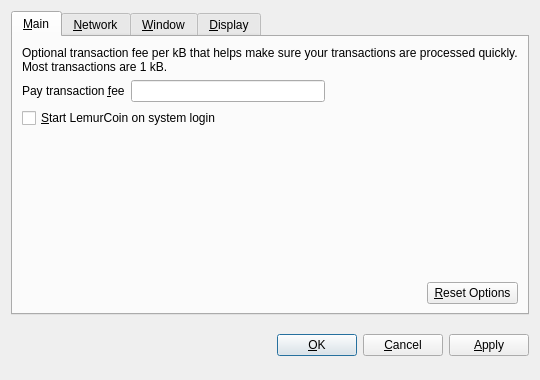
<?xml version="1.0" encoding="UTF-8"?>
<ui version="4.0">
 <class>OptionsDialog</class>
 <widget class="QDialog" name="OptionsDialog">
  <property name="geometry">
   <rect>
    <x>0</x>
    <y>0</y>
    <width>540</width>
    <height>380</height>
   </rect>
  </property>
  <property name="windowTitle">
   <string>Options</string>
  </property>
  <property name="modal">
   <bool>true</bool>
  </property>
  <layout class="QVBoxLayout" name="verticalLayout">
   <item>
    <widget class="QTabWidget" name="tabWidget">
     <property name="tabPosition">
      <enum>QTabWidget::North</enum>
     </property>
     <property name="currentIndex">
      <number>0</number>
     </property>
     <widget class="QWidget" name="tabMain">
      <attribute name="title">
       <string>&amp;Main</string>
      </attribute>
      <layout class="QVBoxLayout" name="verticalLayout_Main">
       <item>
        <widget class="QLabel" name="transactionFeeInfoLabel">
         <property name="text">
          <string>Optional transaction fee per kB that helps make sure your transactions are processed quickly. Most transactions are 1 kB.</string>
         </property>
         <property name="textFormat">
          <enum>Qt::PlainText</enum>
         </property>
         <property name="wordWrap">
          <bool>true</bool>
         </property>
        </widget>
       </item>
       <item>
        <layout class="QHBoxLayout" name="horizontalLayout_1_Main">
         <item>
          <widget class="QLabel" name="transactionFeeLabel">
           <property name="text">
            <string>Pay transaction &amp;fee</string>
           </property>
           <property name="textFormat">
            <enum>Qt::PlainText</enum>
           </property>
           <property name="buddy">
            <cstring>transactionFee</cstring>
           </property>
          </widget>
         </item>
         <item>
          <widget class="BitcoinAmountField" name="transactionFee"/>
         </item>
         <item>
          <spacer name="horizontalSpacer_1_Main">
           <property name="orientation">
            <enum>Qt::Horizontal</enum>
           </property>
           <property name="sizeHint" stdset="0">
            <size>
             <width>40</width>
             <height>20</height>
            </size>
           </property>
          </spacer>
         </item>
        </layout>
       </item>
       <item>
        <widget class="QCheckBox" name="bitcoinAtStartup">
         <property name="toolTip">
          <string>Automatically start LemurCoin after logging in to the system.</string>
         </property>
         <property name="text">
          <string>&amp;Start LemurCoin on system login</string>
         </property>
        </widget>
       </item>
       <item>
        <spacer name="verticalSpacer_Main">
         <property name="orientation">
          <enum>Qt::Vertical</enum>
         </property>
         <property name="sizeHint" stdset="0">
          <size>
           <width>20</width>
           <height>40</height>
          </size>
         </property>
        </spacer>
       </item>
       <item>
        <layout class="QHBoxLayout" name="horizontalLayout_2_Main">
         <item>
          <spacer name="horizontalSpacer_2_Main">
           <property name="orientation">
            <enum>Qt::Horizontal</enum>
           </property>
           <property name="sizeHint" stdset="0">
            <size>
             <width>40</width>
             <height>20</height>
            </size>
           </property>
          </spacer>
         </item>
         <item>
          <widget class="QPushButton" name="resetButton">
           <property name="toolTip">
            <string>Reset all client options to default.</string>
           </property>
           <property name="text">
            <string> &amp;Reset Options </string>
           </property>
           <property name="autoDefault">
            <bool>false</bool>
           </property>
          </widget>
         </item>
        </layout>
       </item>
      </layout>
     </widget>
     <widget class="QWidget" name="tabNetwork">
      <attribute name="title">
       <string>&amp;Network</string>
      </attribute>
      <layout class="QVBoxLayout" name="verticalLayout_Network">
       <item>
        <widget class="QCheckBox" name="mapPortUpnp">
         <property name="toolTip">
          <string>Automatically open the LemurCoin client port on the router. This only works when your router supports UPnP and it is enabled.</string>
         </property>
         <property name="text">
          <string>Map port using &amp;UPnP</string>
         </property>
        </widget>
       </item>
       <item>
        <widget class="QCheckBox" name="connectSocks">
         <property name="toolTip">
          <string>Connect to the LemurCoin network through a SOCKS proxy (e.g. when connecting through Tor).</string>
         </property>
         <property name="text">
          <string>&amp;Connect through SOCKS proxy:</string>
         </property>
        </widget>
       </item>
       <item>
        <layout class="QHBoxLayout" name="horizontalLayout_Network">
         <item>
          <widget class="QLabel" name="proxyIpLabel">
           <property name="text">
            <string>Proxy &amp;IP:</string>
           </property>
           <property name="textFormat">
            <enum>Qt::PlainText</enum>
           </property>
           <property name="buddy">
            <cstring>proxyIp</cstring>
           </property>
          </widget>
         </item>
         <item>
          <widget class="QValidatedLineEdit" name="proxyIp">
           <property name="maximumSize">
            <size>
             <width>140</width>
             <height>16777215</height>
            </size>
           </property>
           <property name="toolTip">
            <string>IP address of the proxy (e.g. 127.0.0.1)</string>
           </property>
          </widget>
         </item>
         <item>
          <widget class="QLabel" name="proxyPortLabel">
           <property name="text">
            <string>&amp;Port:</string>
           </property>
           <property name="textFormat">
            <enum>Qt::PlainText</enum>
           </property>
           <property name="buddy">
            <cstring>proxyPort</cstring>
           </property>
          </widget>
         </item>
         <item>
          <widget class="QLineEdit" name="proxyPort">
           <property name="maximumSize">
            <size>
             <width>55</width>
             <height>16777215</height>
            </size>
           </property>
           <property name="toolTip">
            <string>Port of the proxy (e.g. 9050)</string>
           </property>
          </widget>
         </item>
         <item>
          <widget class="QLabel" name="socksVersionLabel">
           <property name="text">
            <string>SOCKS &amp;Version:</string>
           </property>
           <property name="textFormat">
            <enum>Qt::PlainText</enum>
           </property>
           <property name="buddy">
            <cstring>socksVersion</cstring>
           </property>
          </widget>
         </item>
         <item>
          <widget class="QValueComboBox" name="socksVersion">
           <property name="toolTip">
            <string>SOCKS version of the proxy (e.g. 5)</string>
           </property>
          </widget>
         </item>
         <item>
          <spacer name="horizontalSpacer_Network">
           <property name="orientation">
            <enum>Qt::Horizontal</enum>
           </property>
           <property name="sizeHint" stdset="0">
            <size>
             <width>40</width>
             <height>20</height>
            </size>
           </property>
          </spacer>
         </item>
        </layout>
       </item>
       <item>
        <spacer name="verticalSpacer_Network">
         <property name="orientation">
          <enum>Qt::Vertical</enum>
         </property>
         <property name="sizeHint" stdset="0">
          <size>
           <width>20</width>
           <height>40</height>
          </size>
         </property>
        </spacer>
       </item>
      </layout>
     </widget>
     <widget class="QWidget" name="tabWindow">
      <attribute name="title">
       <string>&amp;Window</string>
      </attribute>
      <layout class="QVBoxLayout" name="verticalLayout_Window">
       <item>
        <widget class="QCheckBox" name="minimizeToTray">
         <property name="toolTip">
          <string>Show only a tray icon after minimizing the window.</string>
         </property>
         <property name="text">
          <string>&amp;Minimize to the tray instead of the taskbar</string>
         </property>
        </widget>
       </item>
       <item>
        <widget class="QCheckBox" name="minimizeOnClose">
         <property name="toolTip">
          <string>Minimize instead of exit the application when the window is closed. When this option is enabled, the application will be closed only after selecting Quit in the menu.</string>
         </property>
         <property name="text">
          <string>M&amp;inimize on close</string>
         </property>
        </widget>
       </item>
       <item>
        <spacer name="verticalSpacer_Window">
         <property name="orientation">
          <enum>Qt::Vertical</enum>
         </property>
         <property name="sizeHint" stdset="0">
          <size>
           <width>20</width>
           <height>40</height>
          </size>
         </property>
        </spacer>
       </item>
      </layout>
     </widget>
     <widget class="QWidget" name="tabDisplay">
      <attribute name="title">
       <string>&amp;Display</string>
      </attribute>
      <layout class="QVBoxLayout" name="verticalLayout_Display">
       <item>
        <layout class="QHBoxLayout" name="horizontalLayout_1_Display">
         <item>
          <widget class="QLabel" name="langLabel">
           <property name="text">
            <string>User Interface &amp;language:</string>
           </property>
           <property name="textFormat">
            <enum>Qt::PlainText</enum>
           </property>
           <property name="buddy">
            <cstring>lang</cstring>
           </property>
          </widget>
         </item>
         <item>
          <widget class="QValueComboBox" name="lang">
           <property name="toolTip">
            <string>The user interface language can be set here. This setting will take effect after restarting LemurCoin.</string>
           </property>
          </widget>
         </item>
        </layout>
       </item>
       <item>
        <layout class="QHBoxLayout" name="horizontalLayout_2_Display">
         <item>
          <widget class="QLabel" name="unitLabel">
           <property name="text">
            <string>&amp;Unit to show amounts in:</string>
           </property>
           <property name="textFormat">
            <enum>Qt::PlainText</enum>
           </property>
           <property name="buddy">
            <cstring>unit</cstring>
           </property>
          </widget>
         </item>
         <item>
          <widget class="QValueComboBox" name="unit">
           <property name="toolTip">
            <string>Choose the default subdivision unit to show in the interface and when sending coins.</string>
           </property>
          </widget>
         </item>
        </layout>
       </item>
       <item>
        <widget class="QCheckBox" name="displayAddresses">
         <property name="toolTip">
          <string>Whether to show LemurCoin addresses in the transaction list or not.</string>
         </property>
         <property name="text">
          <string>&amp;Display addresses in transaction list</string>
         </property>
        </widget>
       </item>
       <item>
        <widget class="QCheckBox" name="coinControlFeatures">
         <property name="toolTip">
          <string>Whether to show coin control features or not.</string>
         </property>
         <property name="text">
          <string>Display coin &amp;control features (experts only!)</string>
         </property>
        </widget>
       </item>
       <item>
        <spacer name="verticalSpacer_Display">
         <property name="orientation">
          <enum>Qt::Vertical</enum>
         </property>
         <property name="sizeHint" stdset="0">
          <size>
           <width>20</width>
           <height>40</height>
          </size>
         </property>
        </spacer>
       </item>
      </layout>
     </widget>
    </widget>
   </item>
   <item>
    <layout class="QHBoxLayout" name="horizontalLayout_Buttons">
     <item>
      <spacer name="horizontalSpacer_1">
       <property name="orientation">
        <enum>Qt::Horizontal</enum>
       </property>
       <property name="sizeHint" stdset="0">
        <size>
         <width>40</width>
         <height>48</height>
        </size>
       </property>
      </spacer>
     </item>
     <item>
      <widget class="QLabel" name="statusLabel">
       <property name="font">
        <font>
         <weight>75</weight>
         <bold>true</bold>
        </font>
       </property>
       <property name="text">
        <string/>
       </property>
       <property name="textFormat">
        <enum>Qt::PlainText</enum>
       </property>
       <property name="wordWrap">
        <bool>true</bool>
       </property>
      </widget>
     </item>
     <item>
      <spacer name="horizontalSpacer_2">
       <property name="orientation">
        <enum>Qt::Horizontal</enum>
       </property>
       <property name="sizeHint" stdset="0">
        <size>
         <width>40</width>
         <height>48</height>
        </size>
       </property>
      </spacer>
     </item>
     <item>
      <widget class="QPushButton" name="okButton">
       <property name="text">
        <string>&amp;OK</string>
       </property>
      </widget>
     </item>
     <item>
      <widget class="QPushButton" name="cancelButton">
       <property name="text">
        <string>&amp;Cancel</string>
       </property>
       <property name="autoDefault">
        <bool>false</bool>
       </property>
      </widget>
     </item>
     <item>
      <widget class="QPushButton" name="applyButton">
       <property name="text">
        <string>&amp;Apply</string>
       </property>
       <property name="autoDefault">
        <bool>false</bool>
       </property>
      </widget>
     </item>
    </layout>
   </item>
  </layout>
 </widget>
 <customwidgets>
  <customwidget>
   <class>BitcoinAmountField</class>
   <extends>QLineEdit</extends>
   <header>bitcoinamountfield.h</header>
   <container>1</container>
  </customwidget>
  <customwidget>
   <class>QValidatedLineEdit</class>
   <extends>QLineEdit</extends>
   <header>qvalidatedlineedit.h</header>
  </customwidget>
  <customwidget>
   <class>QValueComboBox</class>
   <extends>QComboBox</extends>
   <header>qvaluecombobox.h</header>
  </customwidget>
 </customwidgets>
 <resources/>
 <connections/>
</ui>
